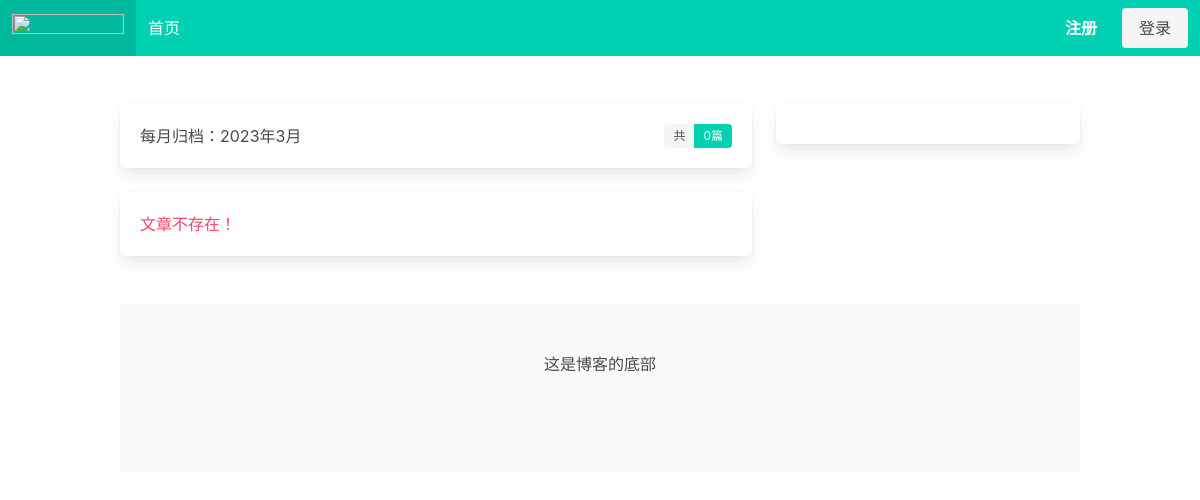
The app's page /archives/2023/3/, older data.
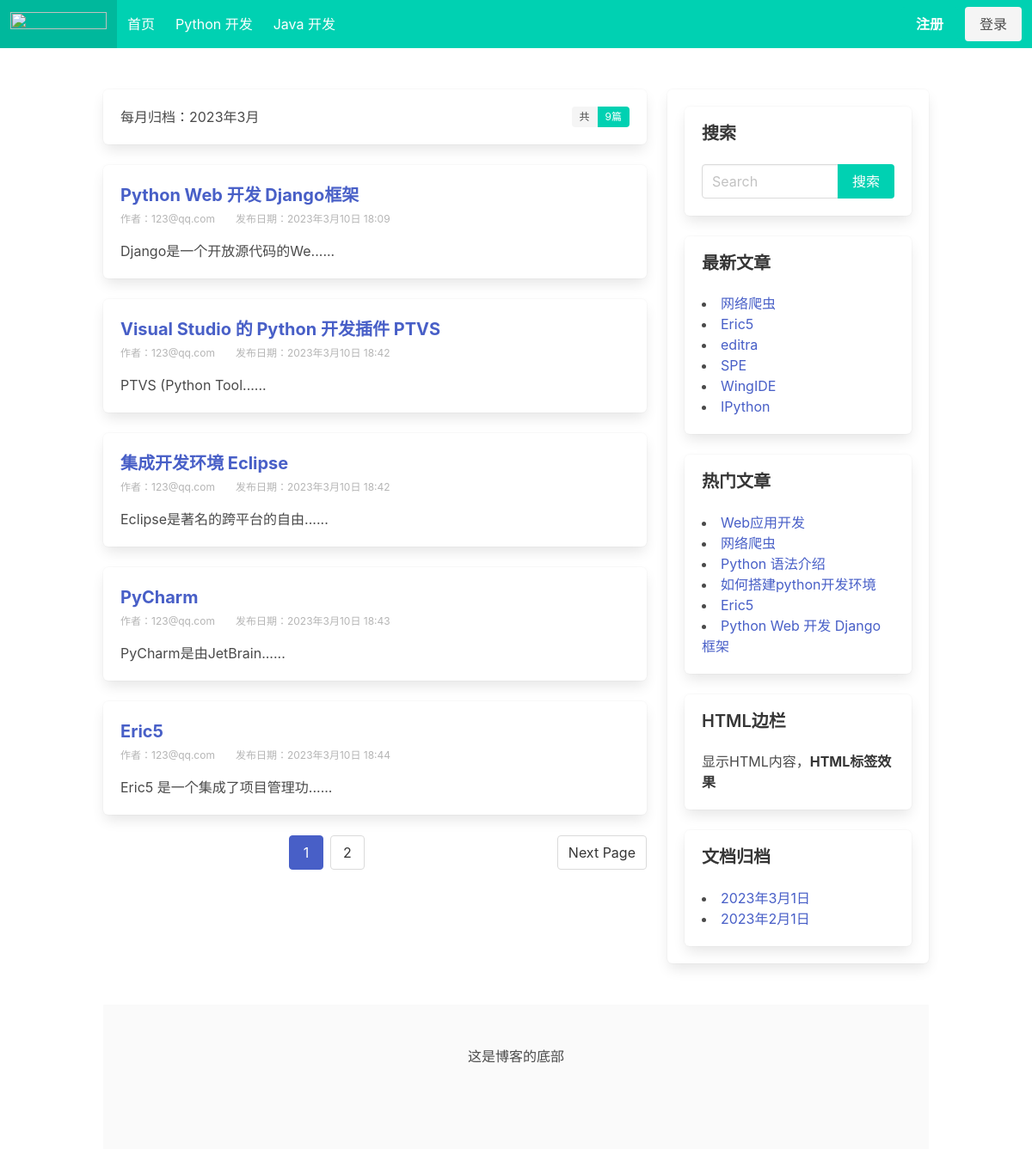
The same page, newer data.
### blog/models.py (models this page shows, shortened)
class Category(models.Model):
    name = models.CharField(max_length=32, verbose_name='分类名称')
    desc = models.TextField(max_length=200,blank=True,default='', verbose_name='分类描述')
    add_date = models.DateTimeField(auto_now_add=True, verbose_name='添加时间')
    pub_date = models.DateTimeField( auto_now=True, verbose_name='修改时间')
    class Meta:
        verbose_name = '博客分类'
        verbose_name_plural = verbose_name

class Post(models.Model):
    title = models.CharField(max_length=32, verbose_name='文章标题')
    desc = models.TextField(max_length=200,blank=True,default='', verbose_name='文章描述')
    content = models.TextField(verbose_name='文章详情')
    category = models.ForeignKey(Category, on_delete=models.CASCADE,verbose_name='分类')
    tags = models.ForeignKey(Tag, blank=True,null=True, on_delete=models.CASCADE,verbose_name='文章标签')
    owner = models.ForeignKey(User, on_delete=models.CASCADE,verbose_name='作者')
    is_hot = models.BooleanField(default=False, verbose_name='是否热门')
    pv = models.IntegerField(default=0, verbose_name='浏览量')
    add_date = models.DateTimeField(auto_now_add=True, verbose_name='添加时间')
    pub_date = models.DateTimeField( auto_now=True, verbose_name='修改时间')
    class Meta:
        verbose_name = '文章'
        verbose_name_plural = verbose_name

class Sidebar(models.Model):
    STATUS = (
        (1,'隐藏'),
        (2,'展示')
    )
    DISPLAY_TYPE = (
        (1,'搜索'),
        (2,'最新文章'),
        (3,'最热文章'),
        (4,'最近评论'),
        (5,'文章归档'),
        (6,'HTML'),
    )
    title = models.CharField(max_length=50,verbose_name="标题")
    display_type = models.PositiveIntegerField(default=1,choices=DISPLAY_TYPE, verbose_name="展示类型")
    content = models.CharField(max_length=500,blank=True,default='', verbose_name="内容", help_text="如果设置的不是 HTML 类型，可为空")
    sort = models.PositiveIntegerField(default=1, verbose_name="排序", help_text="序号越打越靠前")
    status = models.PositiveIntegerField(default=2,choices=STATUS ,verbose_name="状态")
    add_date = models.DateTimeField(auto_now_add=True,verbose_name="创建时间")
    class Meta:
        verbose_name = "侧边栏"
        verbose_name_plural = verbose_name
        ordering = ['-sort']
    @classmethod    #类方法装饰器，在这个就变成了类的一个方法，可以调用
    def get_sidebar(cls):
        return cls.objects.filter(status=2) # 查询所有允许展示的模块
    @property   #
    def get_content(self):
        if self.display_type == 1:  #搜索
            context = {
            }
            return render_to_string('blog/sidebar/search.html', context=context)
        elif self.display_type == 2:    #最新文章
            context = {
            }
            return render_to_string('blog/sidebar/new_post.html',context=context)
        elif self.display_type == 3:
            context = {
            }
            return render_to_string('blog/sidebar/hot_post.html',context=context)
        elif self.display_type == 4:
            context = {
            }
            return render_to_string('blog/sidebar/comment_post.html',context=context)
        elif self.display_type == 5:
            context = {
            }
            return render_to_string('blog/sidebar/archives_post.html',context=context)
        elif self.display_type == 6:
            return self.content

### blog/views.py (the view)
# urls.py: path('archives/<int:year>/<int:month>/', views.archives, name='archives'),
def archives(request,year,month):
    post_list = Post.objects.filter(add_date__year=year,add_date__month=month)
    paginator = Paginator(post_list,5)   #第二个参数2代表每页显示几条数据
    page_number = request.GET.get('page')   #page=1页码
    page_obj = paginator.get_page(page_number)
    context = { 'page_obj': page_obj,'year':year,'month':month ,'total': paginator.count}
    return render(request,'blog/archives_list.html', context)

### blog/templatetags/blog_category.py (called while the page is built)
@register.simple_tag
def get_category_list():
    return Category.objects.all()

@register.simple_tag
def get_sidebar_list():
    return Sidebar.get_sidebar()

@register.simple_tag
def get_new_post():
    return Post.objects.order_by('-pub_date')[:6]

@register.simple_tag
def get_hot_pv_post():
    return Post.objects.order_by('-pv')[:6]

@register.simple_tag
def get_archives():
    return Post.objects.dates('add_date', 'month', order='DESC')[:6]    #dates的查询方法，返回日期字段的对应年，月，日

### blog/templates/blog/archives_list.html (shortened to what this page needs)
{% extends 'blog/base.html' %}
{% block archives %}
    <div class="box">
        每月归档：{{ year }}年{{  month }}月
        <div class="tags has-addons is-pulled-right">
            <span class="tag">共</span>
            <span class="tag is-primary">{{ total }}篇</span>
        </div>
    </div>
{% endblock %}

### blog/templates/blog/base.html (shortened to what the changed rows need)
<!DOCTYPE html>
{% load static blog_category %}
<html lang="en">
<head>
    <link rel="stylesheet" href="{% static 'users/bulma.css' %}">
    <link rel="stylesheet" href="https://cdn.jsdelivr.net/npm/bulma@0.9.4/css/bulma.min.css">
</head>
<body>
    <nav class="navbar is-primary" role="navigation" aria-label="main navigation">
        <div id="navbarBasicExample" class="navbar-menu">
          <div class="navbar-start">
            {% block navbar-start %}
            <a class="navbar-item">
              首页
            </a>
            {% get_category_list as category_list %}
            {% for category in category_list %}
            <a class="navbar-item" href="{% url 'blog:category_list' category.id %}">
                {{ category.name }}
            </a>
            {% endfor %}
            {% endblock %}
          </div>
        </div>
    </nav>
    <section class="section">
      <div class="container">
          <div class="columns ">
              <div class="column is-8">
                {% block section %}
                  {% block archives %}
                  {% endblock %}
                  {% if page_obj %}
                    {% for post in page_obj %}
                        <div class="box">
                            <h1 class="is-size-5 has-text-weight-bold">
                                <a href="{% url 'blog:post_detail' post.id %}" >{{ post.title }}</a>
                            </h1>
                            <div class="is-size-7 has-text-grey-light pt-1 pb-1">
                                <span class="mr-5">作者：{{ post.owner }}</span><span>发布日期：{{ post.add_date }}</span>
                            </div>
                            <p class="mt-3">{{ post.desc|truncatechars:20 }}...</p>
                        </div>
                    {% endfor %}
                  {% else %}
                    <div class="box">
                      <p class="has-text-danger">文章不存在！</p>
                    </div>
                  {% endif %}
                  {% if page_obj %}
                  <nav class="pagination is-centered" role="navigation" aria-label="pagination">
                    {% if page_obj.has_next %}
                    <a class="pagination-next" href="?page={{ page_obj.next_page_number }}">Next Page</a>
                    {% endif %}
                    <ul class="pagination-list">
                      <li><a class="pagination-link is-current" aria-label="Page {{ page_obj.number }}" aria-current="page" href="?page={{ page_obj.number }}">{{ page_obj.number }}</a></li>
                      {% if page_obj.has_next %}
                      <li><a class="pagination-link" aria-label="Goto Page {{  page_obj.next_page_number }}" href="?page={{ page_obj.next_page_number }}">{{ page_obj.next_page_number }}</a></li>
                      {% endif %}
                    </ul>
                    {% endif %}
                  </nav>
                {% endblock %}
              </div>
              <div class="column is-4">
                {% block right %}
                    <div class="box">
                        {% get_sidebar_list as sidebar_list %}
                            {% for sidebar in sidebar_list %}
                                <div class="box">
                                    <h1 class="is-size-5 title">{{ sidebar.title }}</h1>
                                    <p>{{ sidebar.get_content|safe }}</p>
                                </div>
                            {% endfor %}
                    </div>
                {% endblock %}
              </div>
          </div>
      </div>
    </section>
</body>
</html>

### blog/templates/blog/sidebar/search.html (shortened to what this page needs)
<form action="{% url 'blog:search' %}" method="get">
    <div class="field has-addons">
        <div class="control is-expanded" >
            <input type="search" class="input" name="keyword" placeholder="Search" value="{{ keyword }}">
        </div>
        <div class="control">
            <input type="submit" class="button is-primary" value="搜索">
        </div>
      </div>
</form>

### blog/templates/blog/sidebar/new_post.html
{% load blog_category %}
{% get_new_post as post_list %}
{% for post in post_list %}
    <ui>
        <li><a class="" href="{% url 'blog:post_detail' post.id %}">{{ post.title }}</a></li>
    </ui>
{% endfor %}

### blog/templates/blog/sidebar/hot_post.html
{% load blog_category %}
{% get_hot_pv_post as post_list %}
{% for post in post_list %}
    <ui>
        <li><a class="" href="{% url 'blog:post_detail' post.id %}">{{ post.title }}</a></li>
    </ui>
{% endfor %}

### blog/templates/blog/sidebar/archives_post.html
{% load blog_category %}
{% get_archives as archives_list %}
{% for archive in archives_list %}
<ui>
    <li><a class="" href="{% url 'blog:archives' archive.year archive.month %}">{{ archive }}</a></li>
</ui>
{% endfor %}

Row changes from the older to the newer data that the page shows:
added Category: name "Python 开发"
added Category: name "Java 开发"
added Post: title "Python Web 开发 Django框架", owner "123@qq.com", add_date "2023年3月10日 18:09", desc "Django是一个开放源代码的We..."
added Post: title "Visual Studio 的 Python 开发插件 PTVS", owner "123@qq.com", add_date "2023年3月10日 18:42", desc "PTVS (Python Tool..."
added Post: title "集成开发环境 Eclipse", owner "123@qq.com", add_date "2023年3月10日 18:42", desc "Eclipse是著名的跨平台的自由..."
added Post: title "PyCharm", owner "123@qq.com", add_date "2023年3月10日 18:43", desc "PyCharm是由JetBrain..."
added Post: title "Eric5", owner "123@qq.com", add_date "2023年3月10日 18:44", desc "Eric5 是一个集成了项目管理功..."
added Sidebar: title "搜索"
added Sidebar: title "最新文章"
added Post: title "网络爬虫"
added Post: title "editra", shown under "最新文章"
added Post: title "SPE", shown under "最新文章"
added Post: title "WingIDE", shown under "最新文章"
added Post: title "IPython", shown under "最新文章"
added Sidebar: title "热门文章"
added Post: title "Web应用开发", shown under "热门文章"
added Post: title "Python 语法介绍", shown under "热门文章"
added Post: title "如何搭建python开发环境", shown under "热门文章"
added Sidebar: title "HTML边栏", get_content "显示HTML内容， HTML标签效果"
added Sidebar: title "文档归档", archives_list "2023年3月1日" "2023年2月1日"
Text that changed along with them:
{{ total }}: "0" → "9"
{{ page_obj.number }}: (not shown) → "1"
{{ page_obj.next_page_number }}: (not shown) → "2"
text no longer shown: "文章不存在！"
text now shown: "Next Page"
